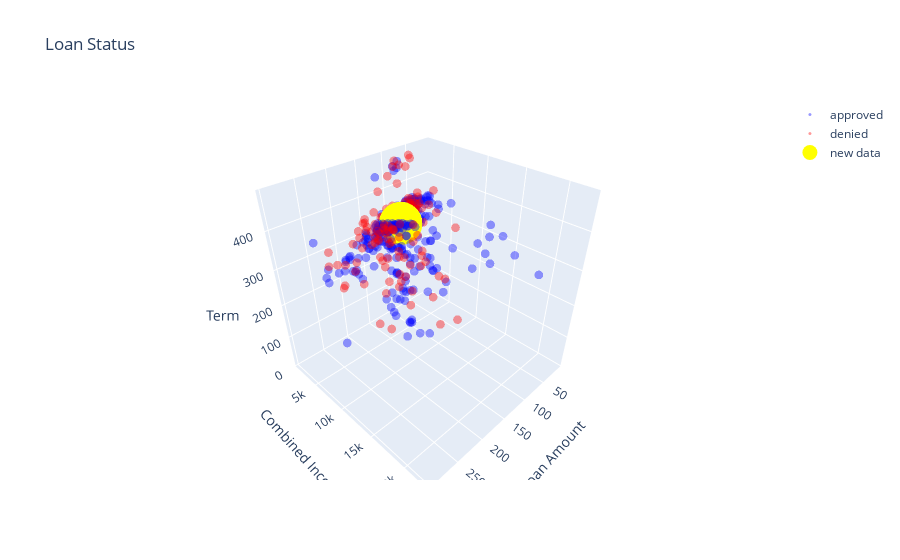

Notebook source saved alongside this figure:
### Code cell
# plotly visualization of Loan Status
import plotly.graph_objects as go

trace0=go.Scatter3d(
    x=approved['LoanAmount'],
    y=approved['Combined_Income'],
    z=approved['Loan_Amount_Term'],
    name='approved',
    mode='markers',
    text = list(zip(
            ["Education: {}".format(x) for x in approved['Education']],
            ["Property Area: {}".format(x) for x in approved['Property_Area']],
            ["Gender: {}".format(x) for x in approved['Gender']]
            )) ,
    hoverinfo='text',
    marker=dict(size=3, color='blue', opacity=0.4))

trace1=go.Scatter3d(
    x=denied['LoanAmount'],
    y=denied['Combined_Income'],
    z=denied['Loan_Amount_Term'],
    name='denied',
    mode='markers',
    text = list(zip(
            ["Education: {}".format(x) for x in denied['Education']],
            ["Property Area: {}".format(x) for x in denied['Property_Area']],
            ["Loan Status: {}".format(x) for x in denied['Loan_Status']]
            )) ,
    hoverinfo='text',
    marker=dict(size=3, color='red', opacity=0.4))

trace2=go.Scatter3d(
    x=newdata['LoanAmount'],
    y=newdata['Combined_Income'],
    z=newdata['Loan_Amount_Term'],
    name='new data',
    mode='markers',
    text = list(zip(
            ["Education: {}".format(x) for x in newdata['Education']],
            ["Property Area: {}".format(x) for x in newdata['Property_Area']]
            )) ,
    hoverinfo='text',
    marker=dict(size=15, color='yellow'))


layout = go.Layout(title="Loan Status",
                    showlegend=True,
                        scene = dict(
                        xaxis=dict(title='Loan Amount'),
                        yaxis=dict(title='Combined Income'),
                        zaxis=dict(title='Term')
                ))
fig=go.Figure([trace0, trace1, trace2], layout)
fig

### Figure 1 — Plotly figure (JSON) as saved in the notebook; plotly's stock layout.template omitted (floating-point values rounded to 4 significant figures; data arrays with more than 128 entries replaced by an {"elided": "..."} marker saying what was removed)
{"data": [{"hoverinfo": "text", "marker": {"color": "blue", "opacity": 0.4, "size": 3}, "mode": "markers", "name": "approved", "text": {"elided": "391 str values"}, "type": "scatter3d", "x": {"elided": "391 int values"}, "y": {"elided": "391 float values"}, "z": {"elided": "391 int values"}}, {"hoverinfo": "text", "marker": {"color": "red", "opacity": 0.4, "size": 3}, "mode": "markers", "name": "denied", "text": {"elided": "167 str values"}, "type": "scatter3d", "x": {"elided": "167 int values"}, "y": {"elided": "167 int values"}, "z": {"elided": "167 int values"}}, {"hoverinfo": "text", "marker": {"color": "yellow", "size": 15}, "mode": "markers", "name": "new data", "text": ["('Education: Graduate', 'Property Area: Rural')"], "type": "scatter3d", "x": [130], "y": [6000], "z": [360]}], "layout": {"scene": {"xaxis": {"title": {"text": "Loan Amount"}}, "yaxis": {"title": {"text": "Combined Income"}}, "zaxis": {"title": {"text": "Term"}}}, "showlegend": true, "title": {"text": "Loan Status"}}}
